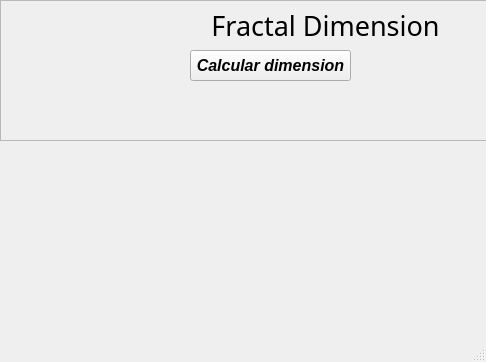
<?xml version="1.0" encoding="UTF-8"?>
<ui version="4.0">
 <class>MenuPrincipal</class>
 <widget class="QMainWindow" name="MenuPrincipal">
  <property name="geometry">
   <rect>
    <x>0</x>
    <y>0</y>
    <width>486</width>
    <height>362</height>
   </rect>
  </property>
  <property name="windowTitle">
   <string>Menu</string>
  </property>
  <property name="windowIcon">
   <iconset>
    <normaloff>../../../Desktop/2f54f32785e865aa2e12a07fb6fef9af.png</normaloff>../../../Desktop/2f54f32785e865aa2e12a07fb6fef9af.png</iconset>
  </property>
  <widget class="QWidget" name="centralwidget">
   <widget class="QFrame" name="frame">
    <property name="geometry">
     <rect>
      <x>0</x>
      <y>0</y>
      <width>491</width>
      <height>141</height>
     </rect>
    </property>
    <property name="autoFillBackground">
     <bool>true</bool>
    </property>
    <property name="frameShape">
     <enum>QFrame::StyledPanel</enum>
    </property>
    <property name="frameShadow">
     <enum>QFrame::Raised</enum>
    </property>
    <widget class="QLabel" name="Logo">
     <property name="geometry">
      <rect>
       <x>0</x>
       <y>0</y>
       <width>151</width>
       <height>141</height>
      </rect>
     </property>
     <property name="text">
      <string/>
     </property>
     <property name="pixmap">
      <pixmap>../../../Desktop/2f54f32785e865aa2e12a07fb6fef9af.png</pixmap>
     </property>
     <property name="scaledContents">
      <bool>true</bool>
     </property>
    </widget>
    <widget class="QLabel" name="label">
     <property name="geometry">
      <rect>
       <x>170</x>
       <y>10</y>
       <width>311</width>
       <height>31</height>
      </rect>
     </property>
     <property name="palette">
      <palette>
       <active>
        <colorrole role="Text">
         <brush brushstyle="SolidPattern">
          <color alpha="255">
           <red>170</red>
           <green>0</green>
           <blue>127</blue>
          </color>
         </brush>
        </colorrole>
        <colorrole role="PlaceholderText">
         <brush brushstyle="SolidPattern">
          <color alpha="128">
           <red>170</red>
           <green>0</green>
           <blue>127</blue>
          </color>
         </brush>
        </colorrole>
       </active>
       <inactive>
        <colorrole role="Text">
         <brush brushstyle="SolidPattern">
          <color alpha="255">
           <red>170</red>
           <green>0</green>
           <blue>127</blue>
          </color>
         </brush>
        </colorrole>
        <colorrole role="PlaceholderText">
         <brush brushstyle="SolidPattern">
          <color alpha="128">
           <red>170</red>
           <green>0</green>
           <blue>127</blue>
          </color>
         </brush>
        </colorrole>
       </inactive>
       <disabled>
        <colorrole role="Text">
         <brush brushstyle="SolidPattern">
          <color alpha="255">
           <red>120</red>
           <green>120</green>
           <blue>120</blue>
          </color>
         </brush>
        </colorrole>
        <colorrole role="PlaceholderText">
         <brush brushstyle="SolidPattern">
          <color alpha="128">
           <red>0</red>
           <green>0</green>
           <blue>0</blue>
          </color>
         </brush>
        </colorrole>
       </disabled>
      </palette>
     </property>
     <property name="font">
      <font>
       <family>Shrikhand</family>
       <pointsize>20</pointsize>
      </font>
     </property>
     <property name="text">
      <string>Fractal Dimension</string>
     </property>
     <property name="textFormat">
      <enum>Qt::AutoText</enum>
     </property>
     <property name="scaledContents">
      <bool>true</bool>
     </property>
     <property name="alignment">
      <set>Qt::AlignCenter</set>
     </property>
    </widget>
    <widget class="QPushButton" name="menuButton">
     <property name="geometry">
      <rect>
       <x>190</x>
       <y>50</y>
       <width>161</width>
       <height>31</height>
      </rect>
     </property>
     <property name="font">
      <font>
       <family>MS Sans Serif</family>
       <pointsize>12</pointsize>
       <weight>75</weight>
       <italic>true</italic>
       <bold>true</bold>
      </font>
     </property>
     <property name="text">
      <string>Calcular dimension</string>
     </property>
    </widget>
   </widget>
  </widget>
  <widget class="QMenuBar" name="menubar">
   <property name="geometry">
    <rect>
     <x>0</x>
     <y>0</y>
     <width>486</width>
     <height>21</height>
    </rect>
   </property>
  </widget>
  <widget class="QStatusBar" name="statusbar"/>
 </widget>
 <resources/>
 <connections/>
</ui>
